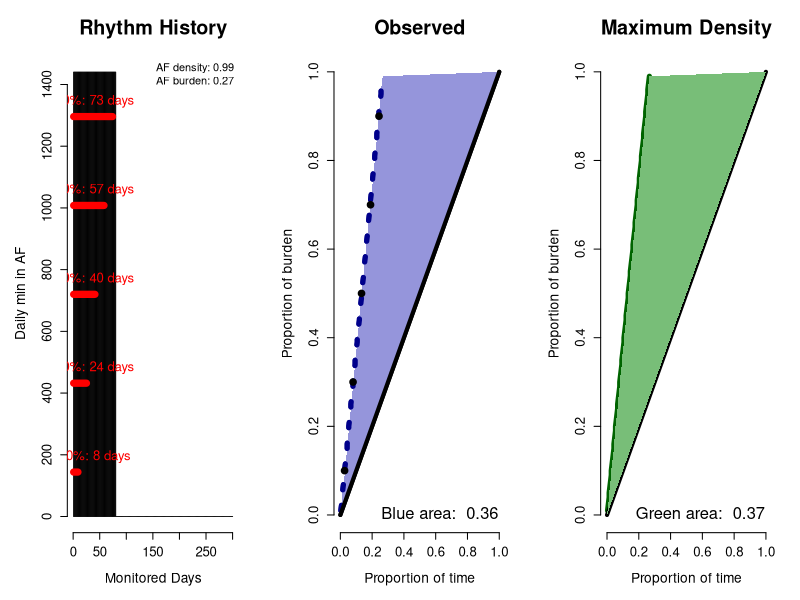
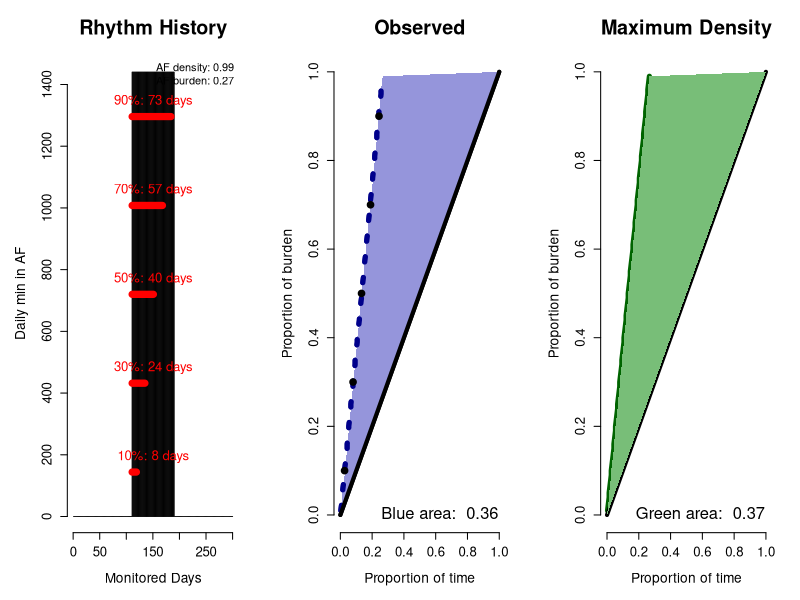
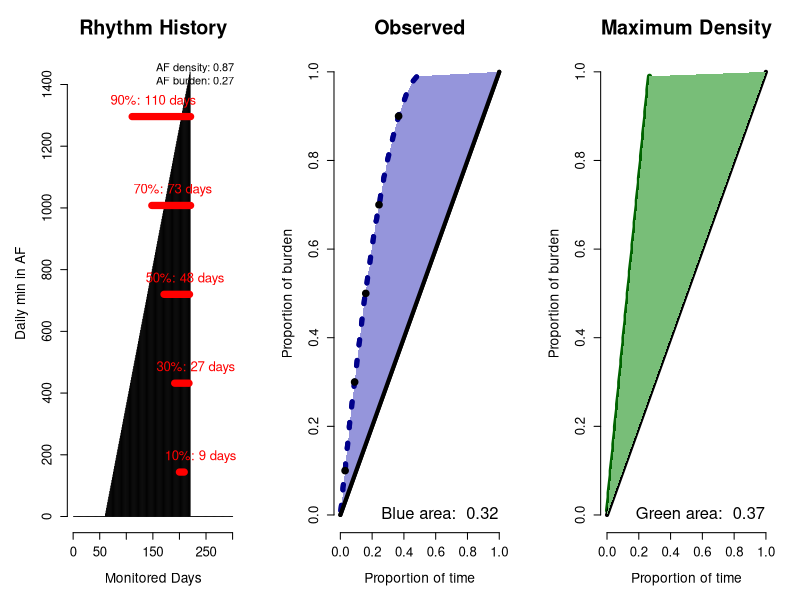
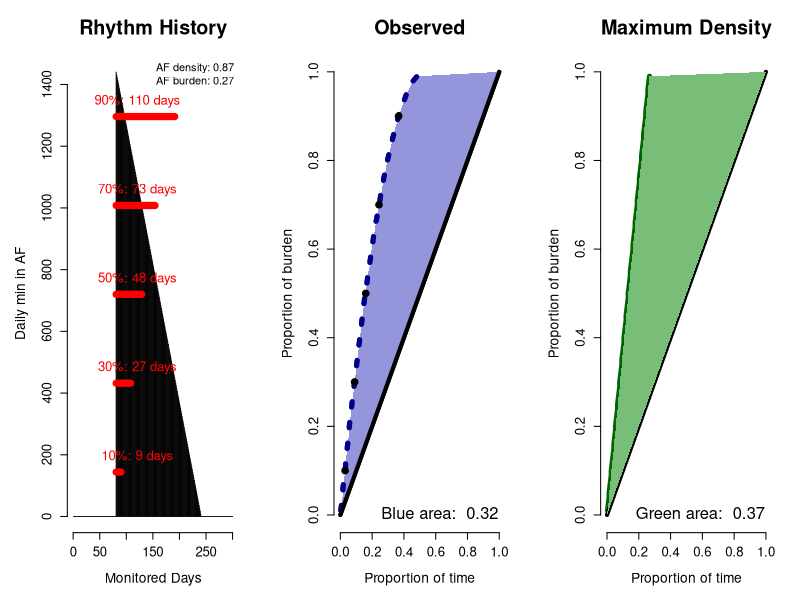
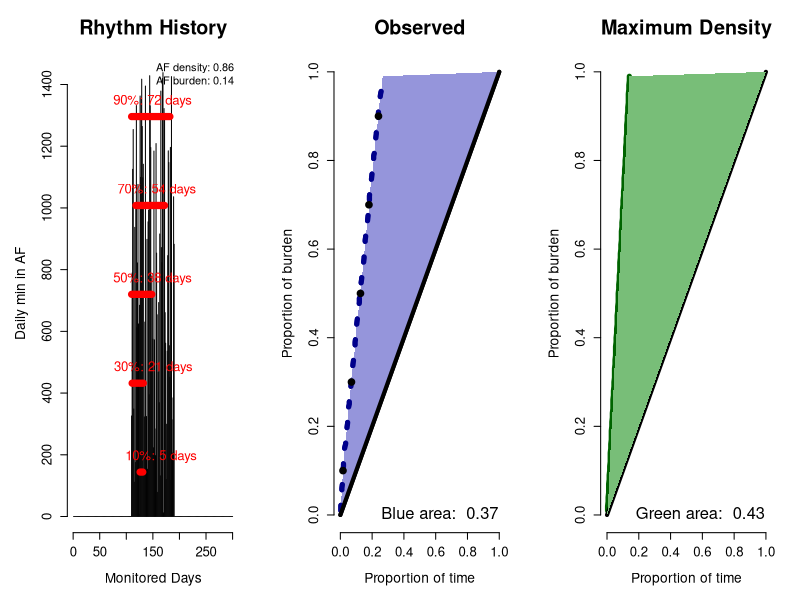
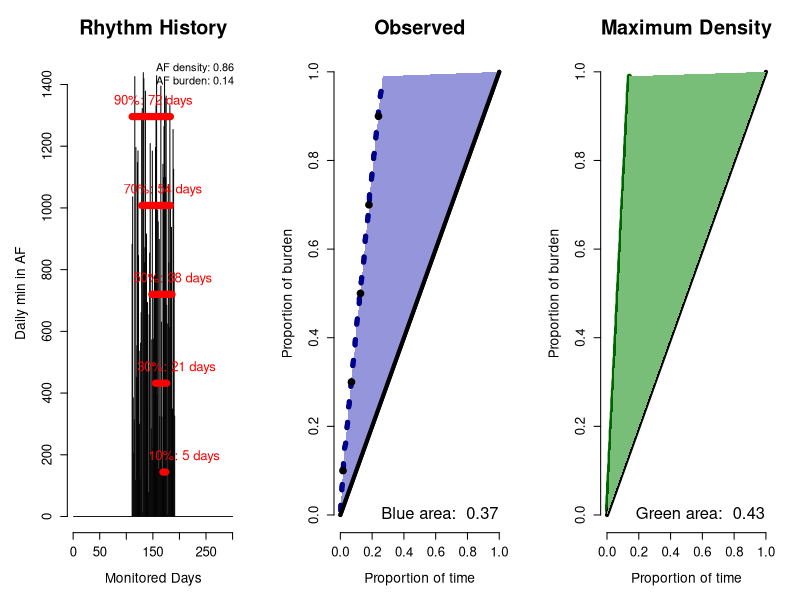

The R source for these figures, in order:
# AF density Description and Robustness
# Author Efstratios I. Charitos, MD, PhD efstratios.charitos@gmail.com
# Date: 22-Nov-2019 v.3


####
# Example Patients

pt.A<-c(rep(1440, 80), rep(0,220))
pt.B<-c(rep(0,110),rep(1440, 80), rep(0,110))

pt.C<-c(rep(0,59), seq(0,1440, 9), rep(0,80))
pt.D<-(rev(pt.C))

pt.E<-c(rep(0,109), runif(81,min = 0, max = 1440), rep(0,110))
pt.F<-c(rev(pt.E))



#Function


plot.compass.index<-function(x,roll.mean.n=2,minim=10,maxim=90,b=20,adjust=40){

	
#F2 index subfunction
f2.index<-function(minim=0.01, maxim=0.99, b=0.01, data){
			f.my<-function(x, max) {
				
			s <- 0
			len <- Inf
			start <- 1
			j <- 1
			for (i in seq_along(x)) {
				s <- s + x[i]
				while (s >= max) {
					if (i-j+1 < len) {
						len <- i-j+1
						start <- j}
					s <- s - x[j]
					j <- j + 1}}
					
		list(s=start, l=len)}
		start<-NULL;len<-NULL;end<-NULL
		for (m in seq(from=minim, to=maxim, by=b)){
		start<-c(start,f.my(data,m)$s)
		len<-c(len,f.my(data,m)$l)	} 
		final<-data.frame(start=start, len=len, end=start+len)
		return(final)}
#F2 function
f2<-function(minim=0.01, maxim=0.99, b=0.01,data){
	#data=burden per day
	f<-function(x, max) {
		
		s <- 0
		len <- Inf
		start <- 1
		j <- 1
		for (i in seq_along(x)) {
			s <- s + x[i]
			while (s >= max) {
				if (i-j+1 < len) {
					len <- i-j+1
					start <- j
				}
				s <- s - x[j]
				j <- j + 1}}
		list(start=start, length=len)
		len}
		k<-NULL
	for (m in seq(from=minim, to=maxim, by=b)){ k<-c(k,f(data,m))} 
	k.per<-k/length(data)
	return(k.per)}

#AF Density
AF.density<-function(data, minim=0.01, timeunits=1440){
	
	if (sum(data)==0) return(0) else { #CHECK
		
		#data is a vector of daily AF minutes
		
		maxim=1-minim
		b=minim
		
		data.test<-data.frame(day=1:length(data), afmin=data)
		burden<-sum(data.test$afmin)/timeunits/length(data.test$afmin)
		data.test$daily.burd<-data.test$afmin/sum(data.test$afmin)
		
		raw.den<-(2*(sum(abs(seq(minim, maxim, b)-(f2(data.test$daily.burd, minim=minim, maxim=maxim, b=b)))*b))/(1-burden))
		
		density<-raw.den
		if (raw.den>1) density=1
		if (is.na(raw.den)==TRUE) density=0
		
		return(density)
	}
}

	
	burden.pat<-sum(x)/(1440*length(x))
	tot.mon.days.pat<-length(x)
	frame<-f2.index(data=(x/sum(x)))
	
	
par(mfrow=c(1,3))
par(mar=c(5.1,5.1,4.1,2.1))
	plot(1:length(x), x, xlim=c(1,length(x)),type="h", ylim=c(5,1441), xlab="Monitored Days", ylab="Daily min in AF",col="gray1", cex.lab=1.25, cex.axis=1.2, main="Rhythm History",cex.main=1.8, bty="n")
	legend("topright", bty="n",c(paste("AF density:",round(AF.density(x),2))  ,paste("AF burden:",round(burden.pat,2))),cex=1)
	#Starting index
	for (i in seq(minim,maxim,b))  {
		lines(c(frame$start[i],frame$end[i]), c(i*1440/100, i*1440/100), col="red",lwd=7)
		text(x=frame$start[i]+adjust,y=(i*1440/100)+50, paste(i,"%: ",frame$len[i]," days", sep="" ),cex=1.2, col="red")}


plot(f2(data=x/sum(x)),seq(0.01,0.99,0.01),  lwd=5,type="l", xlim=c(0,1), ylim=c(0,1), ylab="Proportion of burden", xlab="Proportion of time", lty=3, col="darkblue", cex.lab=1.25,cex.axis=1.2, bty="n", main="Observed",cex.main=1.8)
curve(2*x/2, from=0,to=1,add=T, lwd=4)
polygon(y=c(0,seq(0.01,0.99,0.01),1,0), x=c(0, (f2(data=x/sum(x))),1,0), col=rgb(149,149,219,255,maxColorValue=255), border=NA)
lines((f2(data=x/sum(x))),seq(0.01,0.99,0.01),  lwd=5,type="l", xlim=c(0,1), ylim=c(0,1), ylab="Proportion of burden", xlab="Proportion of time", lty=3, col="darkblue", cex.lab=1.25,cex.axis=1.2)
curve(2*x/2, from=0,to=1,add=T, lwd=4)
points(f2(data=x/sum(x))[c(10,30,50,70,90)], c(.1,.3,.5,.7,.9), pch=20, cex=2)
blue<-sum(0.01*abs(seq(0.01,0.99,0.01)-f2(data=x/sum(x))))
legend("bottomright", paste("Blue area: ", round(blue,2)), bty="n", cex=1.5)

#Add the max den lines
max.den<-c(rep(1440, burden.pat*length(x)), rep(0,(1-burden.pat)*length(x)))
max.den<-((max.den)/sum(max.den))

plot(f2(max.den,minim=0.01, maxim=0.99,b=0.01), seq(0.01,0.99,0.01), lty=1, col="darkgreen", lwd=5,type="l", xlim=c(0,1), ylim=c(0,1), ylab="Proportion of burden", xlab="Proportion of time",   cex.lab=1.25,cex.axis=1.2, bty="n", main="Maximum Density",cex.main=1.8)
curve(2*x/2, from=0,to=1,add=T, lwd=4)
polygon(y=c(0,seq(0.01,0.99,0.01),1,0), x=c(0, (f2(max.den,minim=0.01, maxim=0.99,b=0.01)),1,0), col=rgb(120,190,120,255,maxColorValue=255), border=NA)
green<-(1-burden.pat)/2
legend("bottomright", paste("Green area: ", round(green,2)), bty="n", cex=1.5)
}










#Testing

plot.compass.index(pt.A)
plot.compass.index(pt.B)
plot.compass.index(pt.C)
plot.compass.index(pt.D)
plot.compass.index(pt.E)
plot.compass.index(pt.F)

